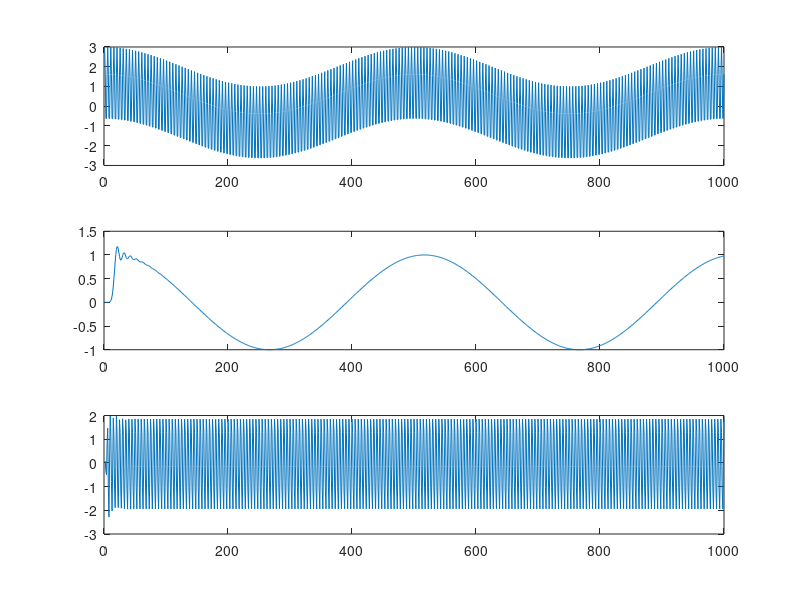

Write the MATLAB code that produced this figure.
n = 1:1:1000;
x = cos(2*pi*(n-1)*0.002)+2*cos(200*pi*0.002*(n-1));
subplot(3,1,1);
plot(n,x);

[b_1,a_1] = butter(16,0.2);
[h_1,w_1] = freqz(b_1,a_1,100);
y_1 = filter(b_1,a_1,x);
subplot(3,1,2);
plot(n,y_1);

[b_2,a_2] = butter(8,[0.2,0.75]);
[h_2,w_2] = freqz(b_2,a_2,100);
y_2 = filter(b_2,a_2,x);
subplot(3,1,3);
plot(n,y_2);
